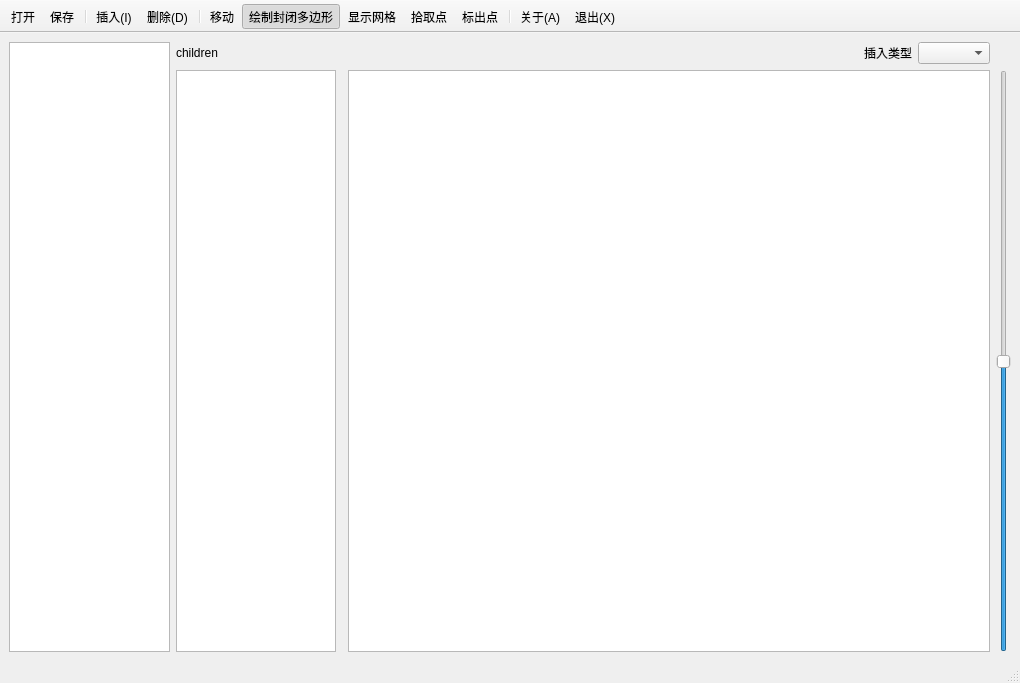
<?xml version="1.0" encoding="UTF-8"?>
<ui version="4.0">
 <class>MainWindow</class>
 <widget class="QMainWindow" name="MainWindow">
  <property name="geometry">
   <rect>
    <x>0</x>
    <y>0</y>
    <width>1020</width>
    <height>683</height>
   </rect>
  </property>
  <property name="font">
   <font>
    <family>Microsoft YaHei UI</family>
   </font>
  </property>
  <property name="focusPolicy">
   <enum>Qt::ClickFocus</enum>
  </property>
  <property name="contextMenuPolicy">
   <enum>Qt::NoContextMenu</enum>
  </property>
  <property name="windowTitle">
   <string>L5MapEditor</string>
  </property>
  <property name="windowIcon">
   <iconset resource="resource.qrc">
    <normaloff>:/img/map.png</normaloff>:/img/map.png</iconset>
  </property>
  <widget class="QWidget" name="centralwidget">
   <layout class="QGridLayout" name="gridLayout">
    <item row="1" column="4" rowspan="8">
     <widget class="QSlider" name="scaleSlider">
      <property name="minimum">
       <number>-40</number>
      </property>
      <property name="maximum">
       <number>40</number>
      </property>
      <property name="orientation">
       <enum>Qt::Vertical</enum>
      </property>
     </widget>
    </item>
    <item row="1" column="1" rowspan="8">
     <widget class="QTableWidget" name="childrenTableWidget">
      <property name="sizePolicy">
       <sizepolicy hsizetype="Expanding" vsizetype="Expanding">
        <horstretch>1</horstretch>
        <verstretch>3</verstretch>
       </sizepolicy>
      </property>
     </widget>
    </item>
    <item row="0" column="1" colspan="3">
     <layout class="QHBoxLayout" name="horizontalLayout">
      <item>
       <widget class="QLabel" name="currentPolygonLabel">
        <property name="sizePolicy">
         <sizepolicy hsizetype="Preferred" vsizetype="Minimum">
          <horstretch>1</horstretch>
          <verstretch>0</verstretch>
         </sizepolicy>
        </property>
        <property name="frameShape">
         <enum>QFrame::NoFrame</enum>
        </property>
        <property name="text">
         <string>children</string>
        </property>
       </widget>
      </item>
      <item>
       <widget class="QLabel" name="insertTypeLabel">
        <property name="text">
         <string>插入类型</string>
        </property>
       </widget>
      </item>
      <item>
       <widget class="QComboBox" name="insertTypeComboBox"/>
      </item>
     </layout>
    </item>
    <item row="1" column="3" rowspan="8">
     <widget class="QMapGraphicsView" name="graphicsView">
      <property name="sizePolicy">
       <sizepolicy hsizetype="Expanding" vsizetype="Expanding">
        <horstretch>4</horstretch>
        <verstretch>3</verstretch>
       </sizepolicy>
      </property>
      <property name="font">
       <font>
        <family>Microsoft YaHei UI</family>
       </font>
      </property>
     </widget>
    </item>
    <item row="0" column="0" rowspan="9">
     <widget class="QTableWidget" name="polygonTableWidget">
      <property name="sizePolicy">
       <sizepolicy hsizetype="Expanding" vsizetype="Expanding">
        <horstretch>1</horstretch>
        <verstretch>0</verstretch>
       </sizepolicy>
      </property>
     </widget>
    </item>
    <item row="0" column="4">
     <widget class="QLabel" name="label">
      <property name="maximumSize">
       <size>
        <width>22</width>
        <height>22</height>
       </size>
      </property>
      <property name="text">
       <string/>
      </property>
      <property name="pixmap">
       <pixmap resource="resource.qrc">:/img/zoom.png</pixmap>
      </property>
      <property name="scaledContents">
       <bool>true</bool>
      </property>
     </widget>
    </item>
   </layout>
  </widget>
  <widget class="QMenuBar" name="menubar">
   <property name="geometry">
    <rect>
     <x>0</x>
     <y>0</y>
     <width>1020</width>
     <height>23</height>
    </rect>
   </property>
  </widget>
  <widget class="QStatusBar" name="statusbar"/>
  <widget class="QToolBar" name="toolBar">
   <property name="windowTitle">
    <string>toolBar</string>
   </property>
   <property name="movable">
    <bool>false</bool>
   </property>
   <attribute name="toolBarArea">
    <enum>TopToolBarArea</enum>
   </attribute>
   <attribute name="toolBarBreak">
    <bool>false</bool>
   </attribute>
   <addaction name="openAction"/>
   <addaction name="saveAction"/>
   <addaction name="separator"/>
   <addaction name="insertAction"/>
   <addaction name="deleteAction"/>
   <addaction name="separator"/>
   <addaction name="moveAction"/>
   <addaction name="closedPolygonAction"/>
   <addaction name="gridAction"/>
   <addaction name="dotAction"/>
   <addaction name="markPointsAction"/>
   <addaction name="separator"/>
   <addaction name="aboutAction"/>
   <addaction name="exitAction"/>
  </widget>
  <action name="openAction">
   <property name="icon">
    <iconset resource="resource.qrc">
     <normaloff>:/img/folder.png</normaloff>:/img/folder.png</iconset>
   </property>
   <property name="text">
    <string>打开</string>
   </property>
   <property name="toolTip">
    <string>打开</string>
   </property>
  </action>
  <action name="saveAction">
   <property name="icon">
    <iconset resource="resource.qrc">
     <normaloff>:/img/save.png</normaloff>:/img/save.png</iconset>
   </property>
   <property name="text">
    <string>保存</string>
   </property>
   <property name="toolTip">
    <string>保存</string>
   </property>
  </action>
  <action name="insertAction">
   <property name="checkable">
    <bool>true</bool>
   </property>
   <property name="icon">
    <iconset resource="resource.qrc">
     <normaloff>:/img/add.png</normaloff>:/img/add.png</iconset>
   </property>
   <property name="text">
    <string>插入(&amp;I)</string>
   </property>
   <property name="toolTip">
    <string>插入</string>
   </property>
   <property name="shortcut">
    <string>Alt+I</string>
   </property>
  </action>
  <action name="deleteAction">
   <property name="icon">
    <iconset resource="resource.qrc">
     <normaloff>:/img/close.png</normaloff>:/img/close.png</iconset>
   </property>
   <property name="text">
    <string>删除(&amp;D)</string>
   </property>
   <property name="toolTip">
    <string>删除</string>
   </property>
   <property name="shortcut">
    <string>Alt+D</string>
   </property>
  </action>
  <action name="aboutAction">
   <property name="icon">
    <iconset resource="resource.qrc">
     <normaloff>:/img/info.png</normaloff>:/img/info.png</iconset>
   </property>
   <property name="text">
    <string>关于(&amp;A)</string>
   </property>
   <property name="toolTip">
    <string>关于</string>
   </property>
   <property name="shortcut">
    <string>Alt+A</string>
   </property>
  </action>
  <action name="exitAction">
   <property name="icon">
    <iconset resource="resource.qrc">
     <normaloff>:/img/exit.png</normaloff>:/img/exit.png</iconset>
   </property>
   <property name="text">
    <string>退出(&amp;X)</string>
   </property>
   <property name="toolTip">
    <string>退出</string>
   </property>
   <property name="shortcut">
    <string>Alt+X</string>
   </property>
  </action>
  <action name="moveAction">
   <property name="checkable">
    <bool>true</bool>
   </property>
   <property name="icon">
    <iconset resource="resource.qrc">
     <normaloff>:/img/move.png</normaloff>:/img/move.png</iconset>
   </property>
   <property name="text">
    <string>移动</string>
   </property>
  </action>
  <action name="closedPolygonAction">
   <property name="checkable">
    <bool>true</bool>
   </property>
   <property name="checked">
    <bool>true</bool>
   </property>
   <property name="icon">
    <iconset resource="resource.qrc">
     <normaloff>:/img/closed_polygon.png</normaloff>:/img/closed_polygon.png</iconset>
   </property>
   <property name="text">
    <string>绘制封闭多边形</string>
   </property>
   <property name="toolTip">
    <string>绘制封闭多边形</string>
   </property>
  </action>
  <action name="gridAction">
   <property name="checkable">
    <bool>true</bool>
   </property>
   <property name="icon">
    <iconset>
     <normaloff>img/grid.png</normaloff>img/grid.png</iconset>
   </property>
   <property name="text">
    <string>显示网格</string>
   </property>
  </action>
  <action name="dotAction">
   <property name="checkable">
    <bool>true</bool>
   </property>
   <property name="icon">
    <iconset resource="resource.qrc">
     <normaloff>:/img/dot.png</normaloff>:/img/dot.png</iconset>
   </property>
   <property name="text">
    <string>拾取点</string>
   </property>
  </action>
  <action name="markPointsAction">
   <property name="checkable">
    <bool>true</bool>
   </property>
   <property name="checked">
    <bool>false</bool>
   </property>
   <property name="icon">
    <iconset resource="resource.qrc">
     <normaloff>:/img/start_point.png</normaloff>:/img/start_point.png</iconset>
   </property>
   <property name="text">
    <string>标出点</string>
   </property>
   <property name="toolTip">
    <string>标出点</string>
   </property>
  </action>
 </widget>
 <customwidgets>
  <customwidget>
   <class>QMapGraphicsView</class>
   <extends>QGraphicsView</extends>
   <header>qmapgraphicsview.h</header>
  </customwidget>
 </customwidgets>
 <resources>
  <include location="resource.qrc"/>
 </resources>
 <connections/>
</ui>
